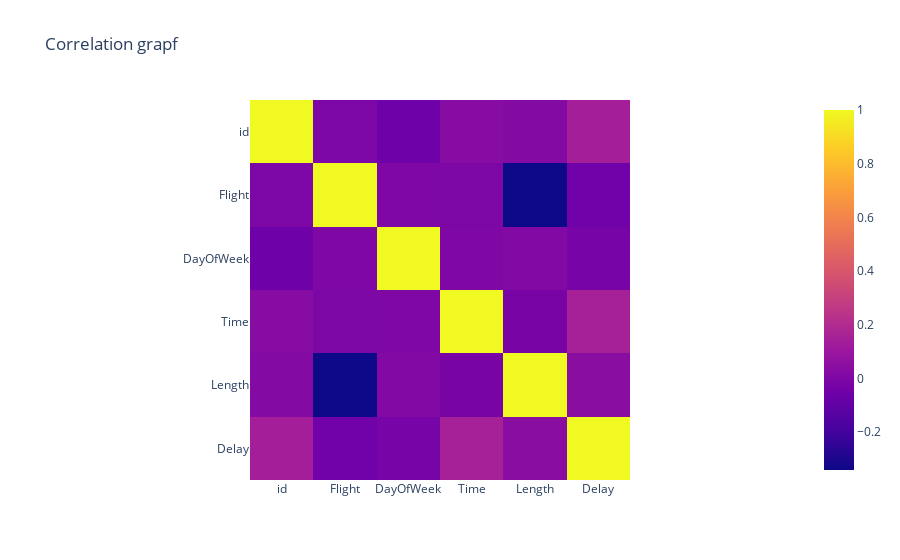

Notebook cell for this chart:
### Code cell
import plotly.express as px
px.imshow(df.corr(),title="Correlation grapf")

### Figure 1 — Plotly figure (JSON) as saved in the notebook; plotly's stock layout.template omitted (floating-point values rounded to 4 significant figures)
{"data": [{"coloraxis": "coloraxis", "hovertemplate": "x: %{x}<br>y: %{y}<br>color: %{z}<extra></extra>", "name": "0", "type": "heatmap", "x": ["id", "Flight", "DayOfWeek", "Time", "Length", "Delay"], "xaxis": "x", "y": ["id", "Flight", "DayOfWeek", "Time", "Length", "Delay"], "yaxis": "y", "z": [[1, -0.006156, -0.05547, 0.02916, 0.02078, 0.1398], [-0.006156, 1, 0.0004163, -0.00575, -0.3415, -0.04617], [-0.05547, 0.0004163, 1, 0.001273, 0.0134, -0.0262], [0.02916, -0.00575, 0.001273, 1, -0.02061, 0.1505], [0.02078, -0.3415, 0.0134, -0.02061, 1, 0.04049], [0.1398, -0.04617, -0.0262, 0.1505, 0.04049, 1]]}], "layout": {"coloraxis": {"colorscale": [[0, "#0d0887"], [0.1111, "#46039f"], [0.2222, "#7201a8"], [0.3333, "#9c179e"], [0.4444, "#bd3786"], [0.5556, "#d8576b"], [0.6667, "#ed7953"], [0.7778, "#fb9f3a"], [0.8889, "#fdca26"], [1, "#f0f921"]]}, "title": {"text": "Correlation grapf"}, "xaxis": {"anchor": "y", "constrain": "domain", "domain": [0, 1], "scaleanchor": "y"}, "yaxis": {"anchor": "x", "autorange": "reversed", "constrain": "domain", "domain": [0, 1]}}}
